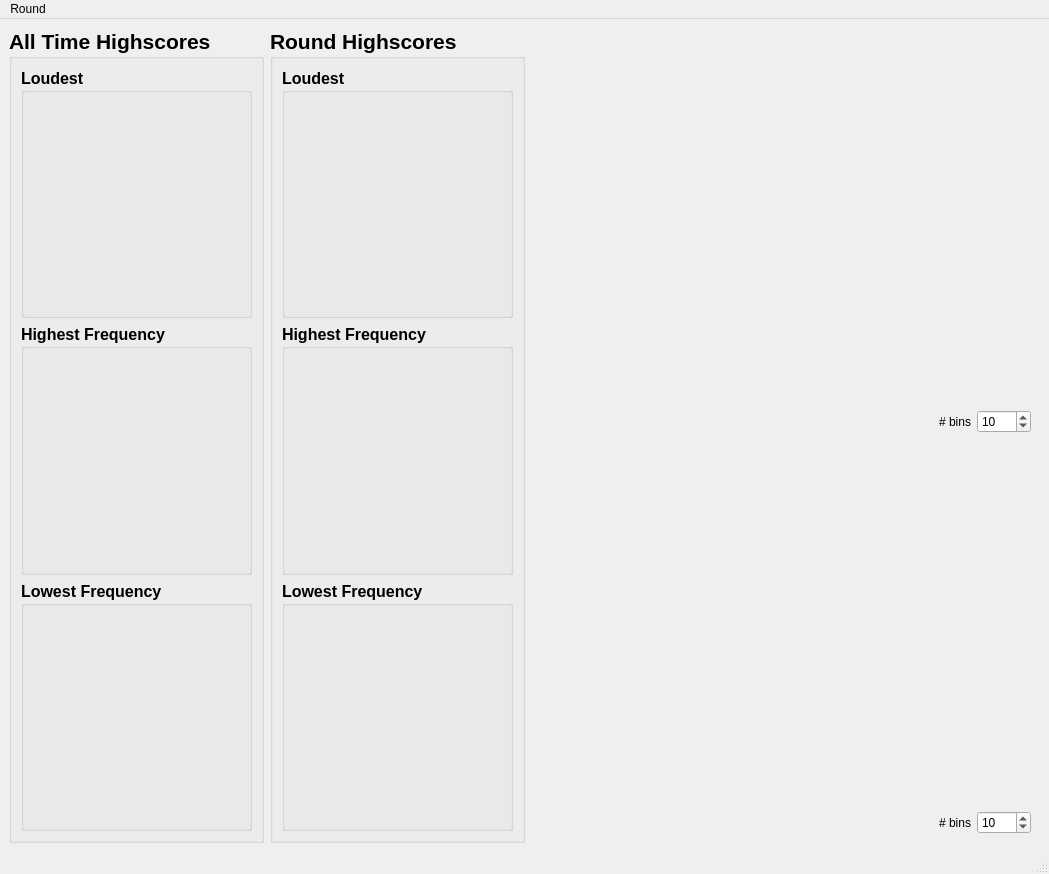
<?xml version="1.0" encoding="UTF-8"?>
<ui version="4.0">
 <class>scoreWindow</class>
 <widget class="QMainWindow" name="scoreWindow">
  <property name="geometry">
   <rect>
    <x>0</x>
    <y>0</y>
    <width>1049</width>
    <height>874</height>
   </rect>
  </property>
  <property name="windowTitle">
   <string>MainWindow</string>
  </property>
  <widget class="QWidget" name="centralwidget">
   <layout class="QHBoxLayout" name="horizontalLayout">
    <item>
     <widget class="QGroupBox" name="groupBox">
      <property name="sizePolicy">
       <sizepolicy hsizetype="Preferred" vsizetype="Preferred">
        <horstretch>2</horstretch>
        <verstretch>0</verstretch>
       </sizepolicy>
      </property>
      <property name="font">
       <font>
        <pointsize>16</pointsize>
        <weight>75</weight>
        <bold>true</bold>
       </font>
      </property>
      <property name="title">
       <string>All Time Highscores</string>
      </property>
      <layout class="QVBoxLayout" name="verticalLayout_8">
       <item>
        <widget class="QGroupBox" name="boxGlobalLoudest">
         <property name="font">
          <font>
           <pointsize>12</pointsize>
           <weight>75</weight>
           <bold>true</bold>
          </font>
         </property>
         <property name="title">
          <string>Loudest</string>
         </property>
         <layout class="QVBoxLayout" name="verticalLayout_7">
          <item>
           <spacer name="verticalSpacer">
            <property name="orientation">
             <enum>Qt::Vertical</enum>
            </property>
            <property name="sizeHint" stdset="0">
             <size>
              <width>20</width>
              <height>40</height>
             </size>
            </property>
           </spacer>
          </item>
         </layout>
        </widget>
       </item>
       <item>
        <widget class="QGroupBox" name="boxGlobalHighest">
         <property name="font">
          <font>
           <pointsize>12</pointsize>
           <weight>75</weight>
           <bold>true</bold>
          </font>
         </property>
         <property name="title">
          <string>Highest Frequency</string>
         </property>
         <layout class="QVBoxLayout" name="verticalLayout_10">
          <item>
           <spacer name="verticalSpacer_2">
            <property name="orientation">
             <enum>Qt::Vertical</enum>
            </property>
            <property name="sizeHint" stdset="0">
             <size>
              <width>20</width>
              <height>40</height>
             </size>
            </property>
           </spacer>
          </item>
         </layout>
        </widget>
       </item>
       <item>
        <widget class="QGroupBox" name="boxGlobalLowest">
         <property name="font">
          <font>
           <pointsize>12</pointsize>
           <weight>75</weight>
           <bold>true</bold>
          </font>
         </property>
         <property name="title">
          <string>Lowest Frequency</string>
         </property>
         <layout class="QVBoxLayout" name="verticalLayout_9">
          <item>
           <spacer name="verticalSpacer_3">
            <property name="orientation">
             <enum>Qt::Vertical</enum>
            </property>
            <property name="sizeHint" stdset="0">
             <size>
              <width>20</width>
              <height>40</height>
             </size>
            </property>
           </spacer>
          </item>
         </layout>
        </widget>
       </item>
      </layout>
     </widget>
    </item>
    <item>
     <widget class="QGroupBox" name="groupBox_4">
      <property name="sizePolicy">
       <sizepolicy hsizetype="Preferred" vsizetype="Preferred">
        <horstretch>2</horstretch>
        <verstretch>0</verstretch>
       </sizepolicy>
      </property>
      <property name="font">
       <font>
        <pointsize>16</pointsize>
        <weight>75</weight>
        <bold>true</bold>
       </font>
      </property>
      <property name="title">
       <string>Round Highscores</string>
      </property>
      <layout class="QVBoxLayout" name="verticalLayout_6">
       <item>
        <widget class="QGroupBox" name="boxLocalLoudest">
         <property name="font">
          <font>
           <pointsize>12</pointsize>
           <weight>75</weight>
           <bold>true</bold>
          </font>
         </property>
         <property name="title">
          <string>Loudest</string>
         </property>
         <layout class="QVBoxLayout" name="verticalLayout_3">
          <item>
           <spacer name="verticalSpacer_4">
            <property name="orientation">
             <enum>Qt::Vertical</enum>
            </property>
            <property name="sizeHint" stdset="0">
             <size>
              <width>20</width>
              <height>40</height>
             </size>
            </property>
           </spacer>
          </item>
         </layout>
        </widget>
       </item>
       <item>
        <widget class="QGroupBox" name="boxLocalHighest">
         <property name="font">
          <font>
           <pointsize>12</pointsize>
           <weight>75</weight>
           <bold>true</bold>
          </font>
         </property>
         <property name="title">
          <string>Highest Frequency</string>
         </property>
         <layout class="QVBoxLayout" name="verticalLayout_4">
          <item>
           <spacer name="verticalSpacer_5">
            <property name="orientation">
             <enum>Qt::Vertical</enum>
            </property>
            <property name="sizeHint" stdset="0">
             <size>
              <width>20</width>
              <height>40</height>
             </size>
            </property>
           </spacer>
          </item>
         </layout>
        </widget>
       </item>
       <item>
        <widget class="QGroupBox" name="boxLocalLowest">
         <property name="font">
          <font>
           <pointsize>12</pointsize>
           <weight>75</weight>
           <bold>true</bold>
          </font>
         </property>
         <property name="title">
          <string>Lowest Frequency</string>
         </property>
         <layout class="QVBoxLayout" name="verticalLayout_5">
          <item>
           <spacer name="verticalSpacer_6">
            <property name="orientation">
             <enum>Qt::Vertical</enum>
            </property>
            <property name="sizeHint" stdset="0">
             <size>
              <width>20</width>
              <height>40</height>
             </size>
            </property>
           </spacer>
          </item>
         </layout>
        </widget>
       </item>
      </layout>
     </widget>
    </item>
    <item>
     <widget class="QWidget" name="widget" native="true">
      <property name="sizePolicy">
       <sizepolicy hsizetype="Preferred" vsizetype="Preferred">
        <horstretch>4</horstretch>
        <verstretch>0</verstretch>
       </sizepolicy>
      </property>
      <layout class="QVBoxLayout" name="verticalLayout">
       <item>
        <widget class="PlotWidget" name="powerHistogram" native="true">
         <property name="sizePolicy">
          <sizepolicy hsizetype="Preferred" vsizetype="Preferred">
           <horstretch>0</horstretch>
           <verstretch>1</verstretch>
          </sizepolicy>
         </property>
        </widget>
       </item>
       <item>
        <layout class="QHBoxLayout" name="horizontalLayout_2">
         <item>
          <spacer name="horizontalSpacer">
           <property name="orientation">
            <enum>Qt::Horizontal</enum>
           </property>
           <property name="sizeHint" stdset="0">
            <size>
             <width>40</width>
             <height>20</height>
            </size>
           </property>
          </spacer>
         </item>
         <item>
          <widget class="QLabel" name="label">
           <property name="text">
            <string># bins</string>
           </property>
          </widget>
         </item>
         <item>
          <widget class="QSpinBox" name="boxPowerBins">
           <property name="minimum">
            <number>5</number>
           </property>
           <property name="maximum">
            <number>1000</number>
           </property>
           <property name="value">
            <number>10</number>
           </property>
          </widget>
         </item>
        </layout>
       </item>
       <item>
        <widget class="PlotWidget" name="frequencyHistogram" native="true">
         <property name="sizePolicy">
          <sizepolicy hsizetype="Preferred" vsizetype="Preferred">
           <horstretch>0</horstretch>
           <verstretch>1</verstretch>
          </sizepolicy>
         </property>
        </widget>
       </item>
       <item>
        <layout class="QHBoxLayout" name="horizontalLayout_6">
         <item>
          <spacer name="horizontalSpacer_3">
           <property name="orientation">
            <enum>Qt::Horizontal</enum>
           </property>
           <property name="sizeHint" stdset="0">
            <size>
             <width>40</width>
             <height>20</height>
            </size>
           </property>
          </spacer>
         </item>
         <item>
          <widget class="QLabel" name="label_3">
           <property name="text">
            <string># bins</string>
           </property>
          </widget>
         </item>
         <item>
          <widget class="QSpinBox" name="boxFrequencyBins">
           <property name="minimum">
            <number>5</number>
           </property>
           <property name="maximum">
            <number>1000</number>
           </property>
           <property name="value">
            <number>10</number>
           </property>
          </widget>
         </item>
        </layout>
       </item>
      </layout>
     </widget>
    </item>
   </layout>
  </widget>
  <widget class="QMenuBar" name="menubar">
   <property name="geometry">
    <rect>
     <x>0</x>
     <y>0</y>
     <width>1049</width>
     <height>22</height>
    </rect>
   </property>
   <widget class="QMenu" name="menuNew_Round">
    <property name="title">
     <string>Round</string>
    </property>
    <addaction name="separator"/>
    <addaction name="actionNewRound"/>
   </widget>
   <addaction name="menuNew_Round"/>
  </widget>
  <widget class="QStatusBar" name="statusbar"/>
  <action name="actionNewRound">
   <property name="text">
    <string>New Round</string>
   </property>
  </action>
 </widget>
 <customwidgets>
  <customwidget>
   <class>PlotWidget</class>
   <extends>QWidget</extends>
   <header>pyqtgraph.h</header>
   <container>1</container>
  </customwidget>
 </customwidgets>
 <resources/>
 <connections/>
</ui>
